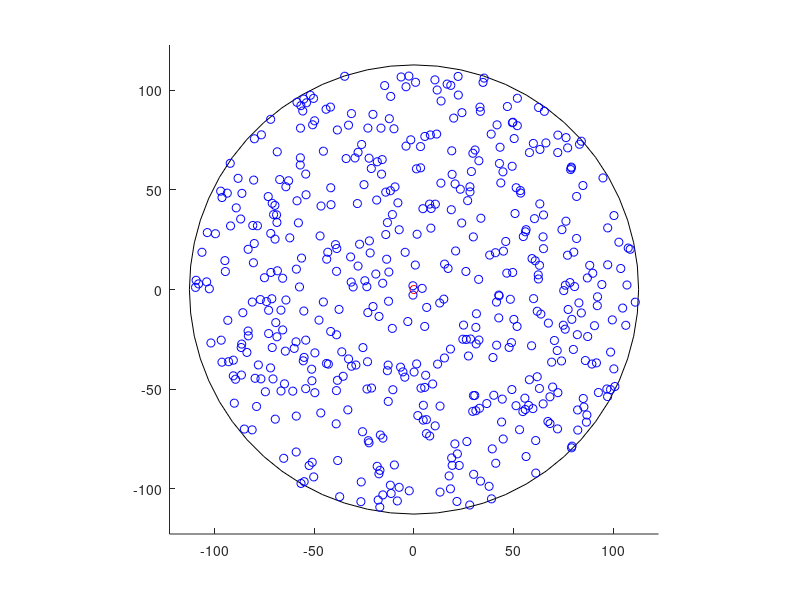

MATLAB code for this plot:
clc;
clear all;
close all;

r=40000/pi;
para = [-sqrt(r), -sqrt(r), 2*sqrt(r), 2*sqrt(r)];
rectangle('Position', para, 'Curvature', [1 1]);
hold on;
xlim([-(sqrt(r)+10) sqrt(r)+10])
ylim([-(sqrt(r)+10) sqrt(r)+10])
axis equal

N=struct;
er=sqrt(r*rand(1));
etheta=2*pi*rand(1);
ex=er*cos(etheta);
ey=er*sin(etheta);
scatter(0,0,'r');
hold on;

for i=1:500
    N(i).r=sqrt(r*rand(1));
    N(i).theta=2*pi*rand(1);
    N(i).x=N(i).r*cos(N(i).theta);
    N(i).y=N(i).r*sin(N(i).theta);
    scatter(N(i).x,N(i).y,'b');
    hold on;
end




